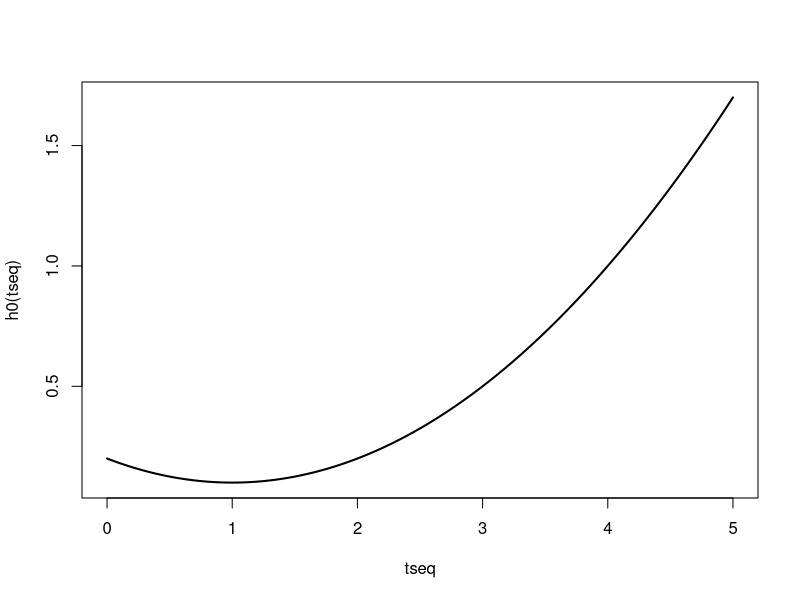
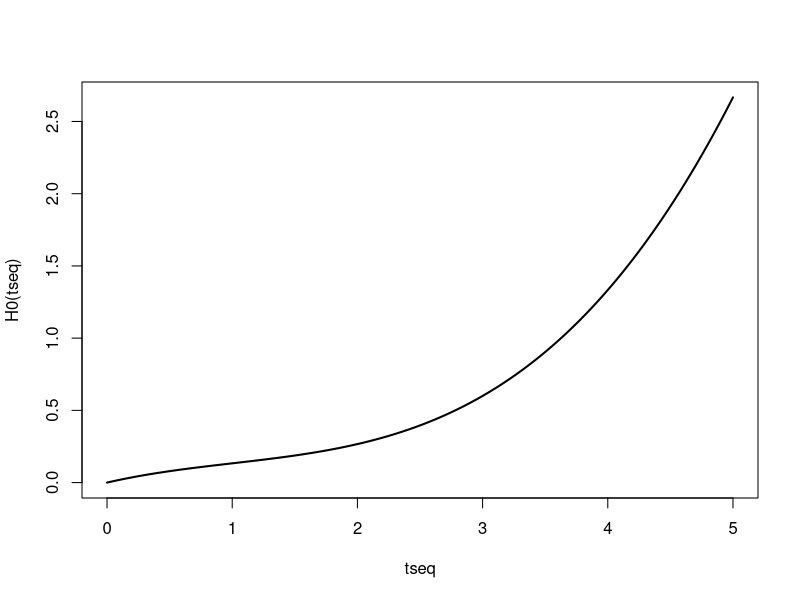
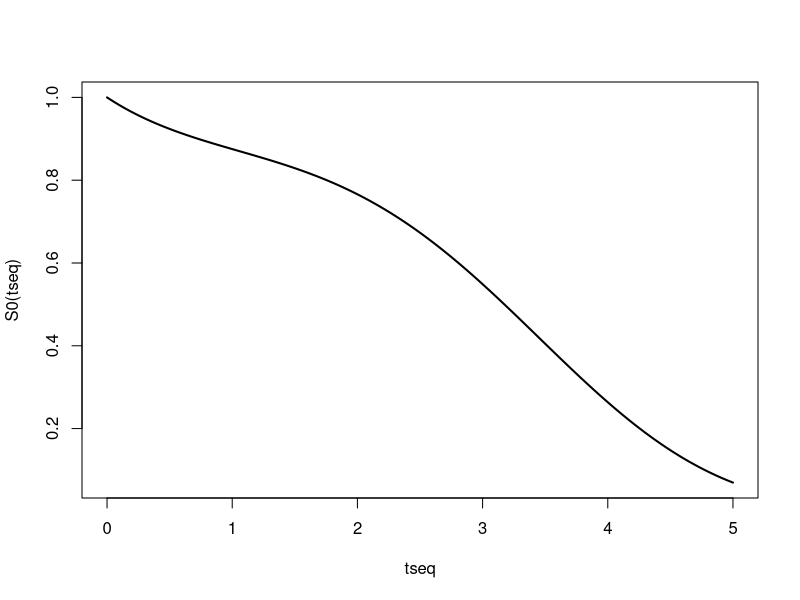
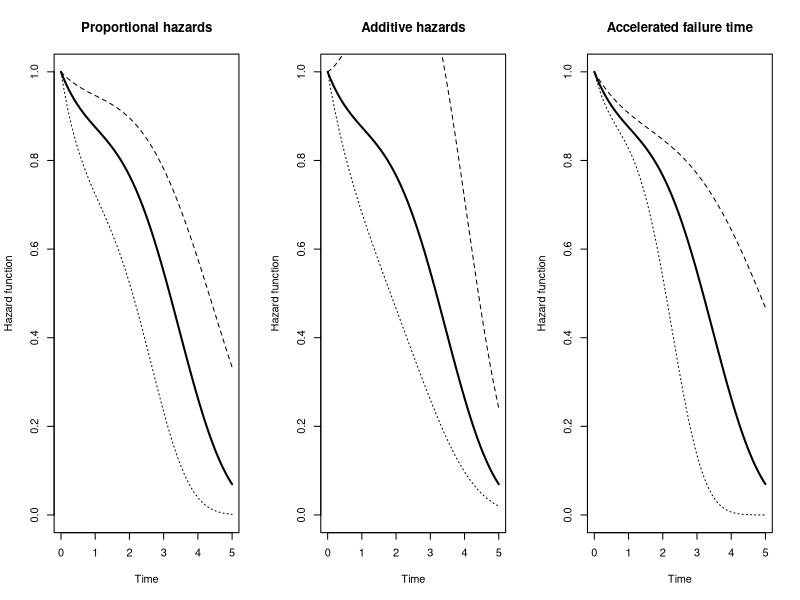
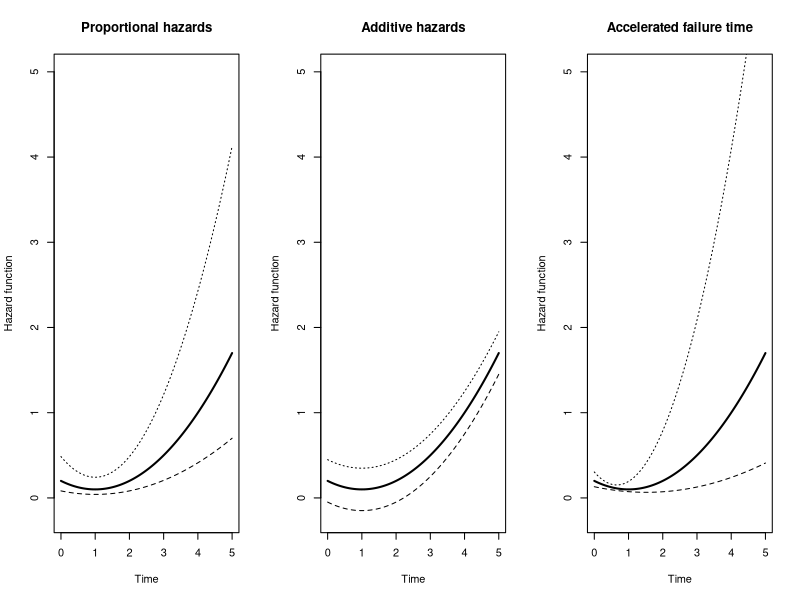
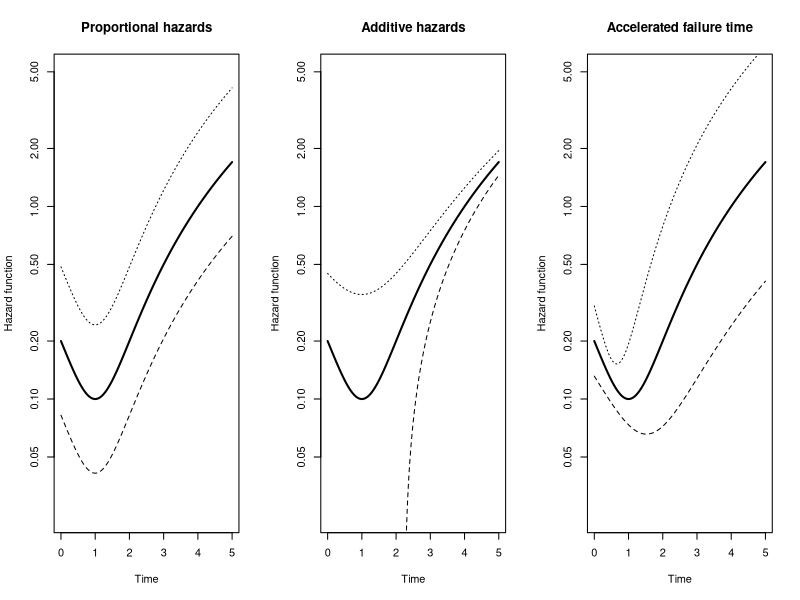
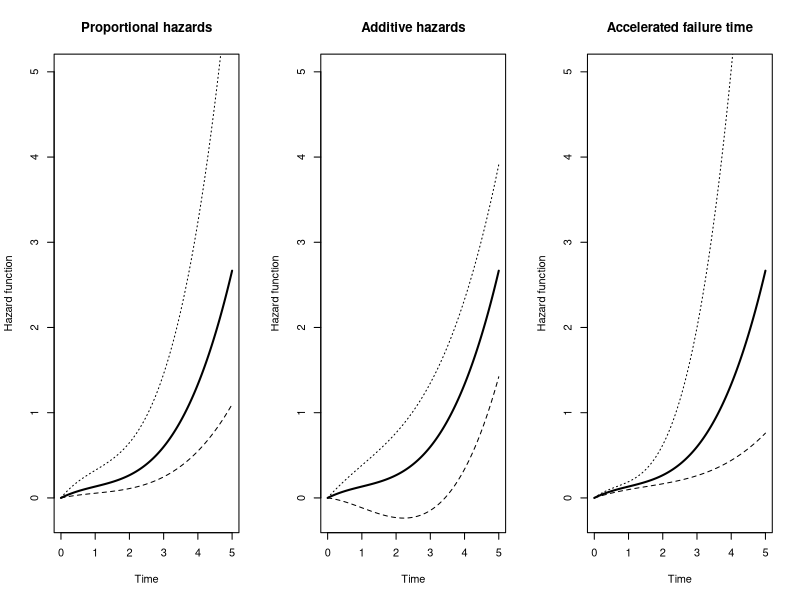

Reproduce these figures in R, in order.
tseq <- seq(0, 5, by = 0.01)

h0 <- function(t) 0.1 * (t - 1)^2 + 0.1
H0 <- function(t) 0.1/3 * (t - 1)^3 + 0.1 * t + 0.1/3
S0 <- function(t) exp(-H0(t))

plot(tseq, h0(tseq), type = "l", lwd = 2)
plot(tseq, H0(tseq), type = "l", lwd = 2)
plot(tseq, S0(tseq), type = "l", lwd = 2)

RMST5 <- integrate(S0, lower = 0, upper = 5)
RMST5
RMST5 <- RMST5$value
## Find beta such that RMST5 for X=1 decreases with 1
# Cox model
f <- function(bet) {
  S1_cox <- function(t) exp(-H0(t) * exp(bet))
  integrate(S1_cox, lower = 0, upper = 5)$value - RMST5 + 1
}
ur <- uniroot(f, lower = 0, upper = 1)
ur
bet_cox <- ur$root
hplus_cox <- function(t) h0(t) * exp(bet_cox)
hminus_cox <- function(t) h0(t) * exp(-bet_cox)
Splus_cox <- function(t) S0(t) ^ exp(bet_cox)
Sminus_cox <- function(t) S0(t) ^ exp(-bet_cox)
Hplus_cox <- function(t) H0(t) * exp(bet_cox)
Hminus_cox <- function(t) H0(t) * exp(-bet_cox)
# Additive hazards model
f <- function(bet) {
  S1_ah <- function(t) exp(-H0(t) - bet * t)
  integrate(S1_ah, lower = 0, upper = 5)$value - RMST5 + 1
}
ur <- uniroot(f, lower = 0, upper = 1)
ur
bet_ah <- ur$root
hplus_ah <- function(t) h0(t) + bet_ah
hminus_ah <- function(t) h0(t) - bet_ah
Splus_ah <- function(t) S0(t) * exp(-bet_ah * t)
Sminus_ah <- function(t) S0(t) * exp(bet_ah * t)
Hplus_ah <- function(t) H0(t) + bet_ah * t
Hminus_ah <- function(t) H0(t) - bet_ah * t
# AFT model
f <- function(bet) {
  S1_AFT <- function(t) S0(t * exp(-bet))
  integrate(S1_AFT, lower = 0, upper = 5)$value - RMST5 + 1
}
ur <- uniroot(f, lower = -1, upper = 0)
ur
bet_AFT <- ur$root
hplus_AFT <- function(t) h0(t * exp(-bet_AFT)) * exp(-bet_AFT)
hminus_AFT <- function(t) h0(t * exp(bet_AFT)) * exp(bet_AFT)
Splus_AFT <- function(t) S0(t * exp(-bet_AFT))
Sminus_AFT <- function(t) S0(t * exp(bet_AFT))
Hplus_AFT <- function(t) H0(t * exp(-bet_AFT))
Hminus_AFT <- function(t) H0(t * exp(bet_AFT))

### Plot
tseq <- seq(0, 5, by = 0.01)

# pdf("Survival_curves.pdf", width = 8, height = 3)
## Survival curves
my_ylim = c(0, 1)
par(mfrow = c(1, 3))
# Cox
plot(tseq, S0(tseq), type = "l", lwd = 2, ylim = my_ylim,
     xlab = "Time", ylab = "Hazard function")
lines(tseq, Splus_cox(tseq), lty = 3)
lines(tseq, Sminus_cox(tseq), lty = 2)
title(main = "Proportional hazards")
# Additive hazards
plot(tseq, S0(tseq), type = "l", lwd = 2, ylim = my_ylim,
     xlab = "Time", ylab = "Hazard function")
lines(tseq, Splus_ah(tseq), lty = 3)
lines(tseq, Sminus_ah(tseq), lty = 2)
title(main = "Additive hazards")
# AFT
plot(tseq, S0(tseq), type = "l", lwd = 2, ylim = my_ylim,
     xlab = "Time", ylab = "Hazard function")
lines(tseq, Splus_AFT(tseq), lty = 3)
lines(tseq, Sminus_AFT(tseq), lty = 2)
title(main = "Accelerated failure time")
# dev.off()

# pdf("Hazard_curves.pdf", width = 8, height = 3)
## Hazards (original scale)
my_ylim = c(-0.2, 5)
par(mfrow = c(1, 3))
# Cox
plot(tseq, h0(tseq), type = "l", lwd = 2, ylim = my_ylim,
     xlab = "Time", ylab = "Hazard function")
lines(tseq, hplus_cox(tseq), lty = 3)
lines(tseq, hminus_cox(tseq), lty = 2)
title(main = "Proportional hazards")
# Additive hazards
plot(tseq, h0(tseq), type = "l", lwd = 2, ylim = my_ylim,
     xlab = "Time", ylab = "Hazard function")
lines(tseq, hplus_ah(tseq), lty = 3)
lines(tseq, hminus_ah(tseq), lty = 2)
title(main = "Additive hazards")
# AFT
plot(tseq, h0(tseq), type = "l", lwd = 2, ylim = my_ylim,
     xlab = "Time", ylab = "Hazard function")
lines(tseq, hplus_AFT(tseq), lty = 3)
lines(tseq, hminus_AFT(tseq), lty = 2)
title(main = "Accelerated failure time")
# dev.off()

# pdf("Hazard_curves_log.pdf", width = 8, height = 3)
## Hazards (log-scale y-axis)
my_ylim = c(0.025, 5)
par(mfrow = c(1, 3))
# Cox
plot(tseq, h0(tseq), type = "l", lwd = 2, ylim = my_ylim,
     xlab = "Time", ylab = "Hazard function", log = "y")
lines(tseq, hplus_cox(tseq), lty = 3)
lines(tseq, hminus_cox(tseq), lty = 2)
title(main = "Proportional hazards")
# Additive hazards
plot(tseq, h0(tseq), type = "l", lwd = 2, ylim = my_ylim,
     xlab = "Time", ylab = "Hazard function", log = "y")
lines(tseq, hplus_ah(tseq), lty = 3)
lines(tseq, hminus_ah(tseq), lty = 2)
title(main = "Additive hazards")
# AFT
plot(tseq, h0(tseq), type = "l", lwd = 2, ylim = my_ylim,
     xlab = "Time", ylab = "Hazard function", log = "y")
lines(tseq, hplus_AFT(tseq), lty = 3)
lines(tseq, hminus_AFT(tseq), lty = 2)
title(main = "Accelerated failure time")
# dev.off()

# pdf("Cum_hazard_curves.pdf", width = 8, height = 3)
## Hazards (original scale)
my_ylim = c(-0.2, 5)
par(mfrow = c(1, 3))
# Cox
plot(tseq, H0(tseq), type = "l", lwd = 2, ylim = my_ylim,
     xlab = "Time", ylab = "Hazard function")
lines(tseq, Hplus_cox(tseq), lty = 3)
lines(tseq, Hminus_cox(tseq), lty = 2)
title(main = "Proportional hazards")
# Additive hazards
plot(tseq, H0(tseq), type = "l", lwd = 2, ylim = my_ylim,
     xlab = "Time", ylab = "Hazard function")
lines(tseq, Hplus_ah(tseq), lty = 3)
lines(tseq, Hminus_ah(tseq), lty = 2)
title(main = "Additive hazards")
# AFT
plot(tseq, H0(tseq), type = "l", lwd = 2, ylim = my_ylim,
     xlab = "Time", ylab = "Hazard function")
lines(tseq, Hplus_AFT(tseq), lty = 3)
lines(tseq, Hminus_AFT(tseq), lty = 2)
title(main = "Accelerated failure time")
# dev.off()

# When is the hazard for additive hazards model for X=-1 negative?
hminus_ah(tseq[223:224])
tseq[223:224]
# When is the survival curve for additive hazards model for X=-1 below one?
Sminus_ah(tseq[343:344])
tseq[343:344]

# Wat ik nog extra kan doen (misschien alleen voor github?) is het volgende.
# Ik kan de meer flexibele \ah en \aft modellen gebruiken, en ervoor zorgen
# dat ik in beide gevallen (\eqref{eq:ah} voor \ah, \eqref{eq:td_AFT} voor AFT)
# $\beta(t)$ zodanig kies dat zowel voor $X=0$ als $X=1$ de hazards en dus
# survival curves exact gelijk zijn voor de drie modellen. Ik hoop dat ik dat
# voor elkaar krijg. Voor \ah kan dat makkelijk, voor AFT weet ik nog niet.
# Vervolgens laten zien hoe de (log) hazard en survival curves eruit zien
# voor $X=-1$. Heb ik nog niet gedaan, maar kan ook inzicht opleveren.
